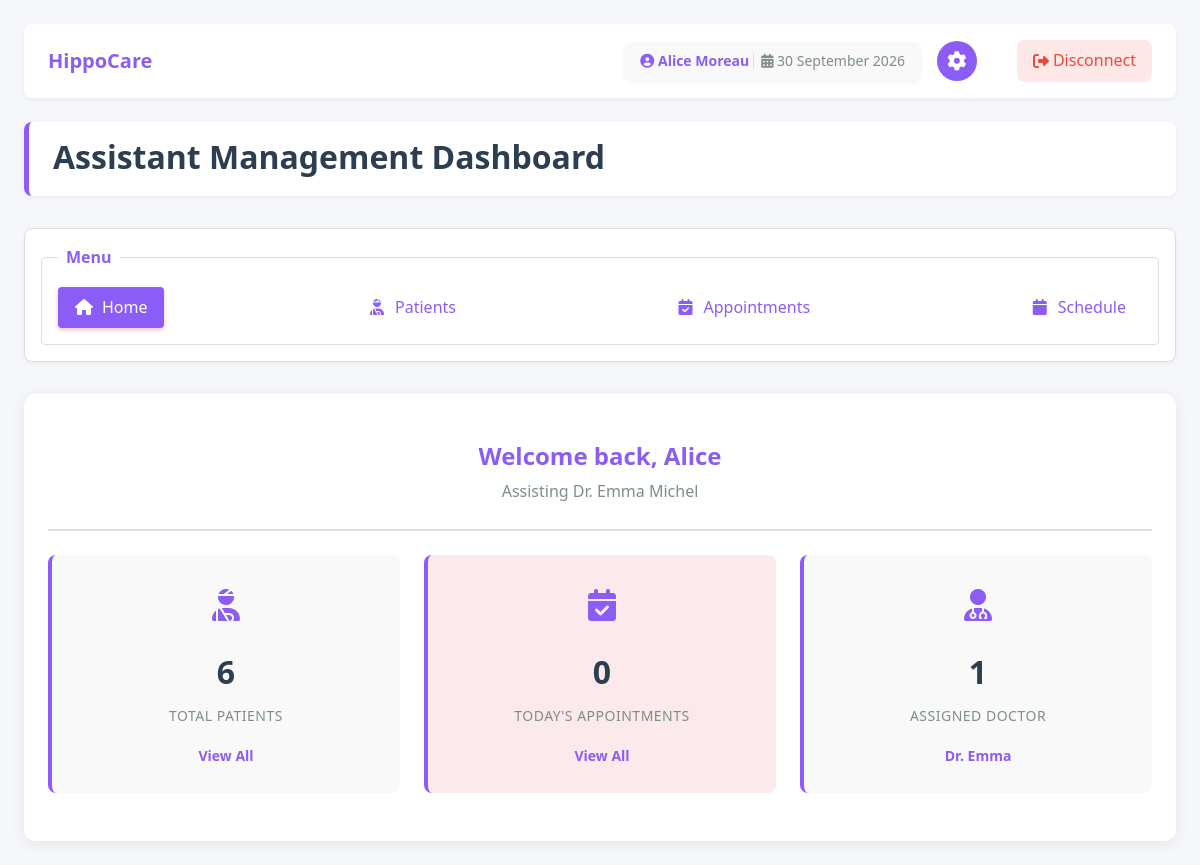
The app's page /cab-template/actors/assistant/assistant_home.php (signed in) with its own data.
### tables this page shows
CREATE TABLE `assistant` (
  `id_assistant` int(11) NOT NULL,
  `last_name` varchar(100) NOT NULL,
  `first_name` varchar(100) NOT NULL,
  `email` varchar(50) NOT NULL,
  `phone` varchar(20) NOT NULL,
  `password` varchar(255) NOT NULL,
  `birth_date` date DEFAULT NULL,
  `national_id` varchar(20) DEFAULT NULL,
  `recruitment_date` date DEFAULT NULL COMMENT 'Date hired by the clinic',
  `id_doctor` int(11) DEFAULT NULL
);

CREATE TABLE `doctor` (
  `id_doctor` int(11) NOT NULL,
  `last_name` varchar(100) NOT NULL,
  `first_name` varchar(100) NOT NULL,
  `email` varchar(50) NOT NULL,
  `phone` varchar(20) NOT NULL,
  `password` varchar(255) NOT NULL,
  `birth_date` date DEFAULT NULL,
  `national_id` varchar(20) DEFAULT NULL,
  `speciality` varchar(100) DEFAULT NULL,
  `consultation_fee` decimal(10,2) DEFAULT NULL COMMENT 'Consultation price in DZD',
  `recruitment_date` date DEFAULT NULL COMMENT 'Date hired by the clinic',
  `practice_start_year` int(4) DEFAULT NULL COMMENT 'Year started practicing as doctor',
  `role` enum('doctor','chief_doctor') DEFAULT 'doctor'
);

### cab-template/actors/assistant/assistant_home.php (the view, shortened to what this page needs)
<?php
require_once '../../DB/connect.php';
$id_assistant = $_SESSION["id_assistant"];
$stmt = $conn->prepare("SELECT last_name, first_name, id_doctor FROM assistant WHERE id_assistant = ?");
$stmt->bind_param("i", $id_assistant);
$stmt->execute();
$result = $stmt->get_result();
$assistant_data = $result->fetch_assoc();
$assistant_name = $assistant_data['first_name'] . ' ' . $assistant_data['last_name'];
$id_doctor = $assistant_data['id_doctor'];
$stmt = $conn->prepare("SELECT first_name, last_name FROM doctor WHERE id_doctor = ?");
$stmt->bind_param("i", $id_doctor);
$stmt->execute();
$doctor_result = $stmt->get_result();
$doctor_data = $doctor_result->fetch_assoc();
$doctor_name = $doctor_data['first_name'] . ' ' . $doctor_data['last_name'];
$stmt = $conn->prepare("SELECT COUNT(*) as total FROM patient");
$stmt->execute();
$total_patients = $stmt->get_result()->fetch_assoc()['total'];
$today = date("Y-m-d");
$stmt = $conn->prepare("SELECT COUNT(*) as today FROM appointment WHERE appointment_date = ? AND status = 'pending' AND id_doctor = ?");
$stmt->bind_param("si", $today, $id_doctor);
$stmt->execute();
$today_appointments = $stmt->get_result()->fetch_assoc()['today'];
?>
<!DOCTYPE html>
<html lang="en">
<head>
    <link rel="stylesheet" href="css/assistant_style.css">
    <link rel="stylesheet" href="css/assistant_forms.css">
    <link rel="stylesheet" href="https://cdnjs.cloudflare.com/ajax/libs/font-awesome/6.4.0/css/all.min.css">
</head>
<body>
    <div class="header-banner">
        <div class="logo-container">
            <a href="assistant_home.php" class="logo-link">
                <h1 class="logo-text">HippoCare</h1>
            </a>
        </div>
        <div class="header-actions">
            <span class="user-name">
                <span class="name-part">
                    <i class="fas fa-user-circle"></i>
                    <?php echo htmlspecialchars($assistant_name); ?>
                </span>
                <span class="date-part">
                    <i class="fas fa-calendar-alt"></i>
                    <?php echo date("d F Y"); ?>
                </span>
            </span>
            <a href="assistant_settings.php" title="Settings" class="settings-btn">
                <i class="fas fa-cog"></i>
            </a>
            <a href="../../DB/logout.php" class="disconnect-btn">
                <i class="fas fa-sign-out-alt"></i>
                <span>Disconnect</span>
            </a>
        </div>
    </div>
    <header>
        <h1>Assistant Management Dashboard</h1>
    </header>
    <nav>
        <fieldset>
            <legend>Menu</legend>
            <div class="menu-links">
                <a href="assistant_home.php" class="active"><i class="fas fa-home"></i> Home</a>
                <a href="assistant_patients.php"><i class="fas fa-user-injured"></i> Patients</a>
                <a href="assistant_app.php"><i class="fas fa-calendar-check"></i> Appointments</a>
                <a href="assistant_schedule.php"><i class="fas fa-calendar"></i> Schedule</a>
            </div>
        </fieldset>
    </nav>
    <main>
        <section class="welcome-message">
            <div class="welcome-content">
                <h2>Welcome back, <?php echo htmlspecialchars($assistant_data['first_name']); ?></h2>
                <p>Assisting Dr. <?php echo htmlspecialchars($doctor_name); ?></p>
            </div>
        </section>
        <section class="stats-container">
            <article class="stat-box">
                <div class="stat-icon"><i class="fas fa-user-injured"></i></div>
                <div class="stat-value"><?php echo $total_patients; ?></div>
                <div class="stat-label">Total Patients</div>
                <a href="assistant_patients.php" class="stat-link">View All</a>
            </article>
            <article class="stat-box highlight">
                <div class="stat-icon"><i class="fas fa-calendar-check"></i></div>
                <div class="stat-value"><?php echo $today_appointments; ?></div>
                <div class="stat-label">Today's Appointments</div>
                <a href="assistant_app.php" class="stat-link">View All</a>
            </article>
            <article class="stat-box">
                <div class="stat-icon"><i class="fas fa-user-md"></i></div>
                <div class="stat-value">1</div>
                <div class="stat-label">Assigned Doctor</div>
                <span class="stat-link" style="cursor: default;">Dr. <?php echo htmlspecialchars($doctor_data['first_name']); ?></span>
            </article>
        </section>
    </main>
</body>
</html>

### records on screen
assistant: assistant_name "Alice Moreau", first_name "Alice"
doctor: doctor_name "Emma Michel", first_name "Emma"

### other values on screen
$total_patients "6"
$today_appointments "0"
